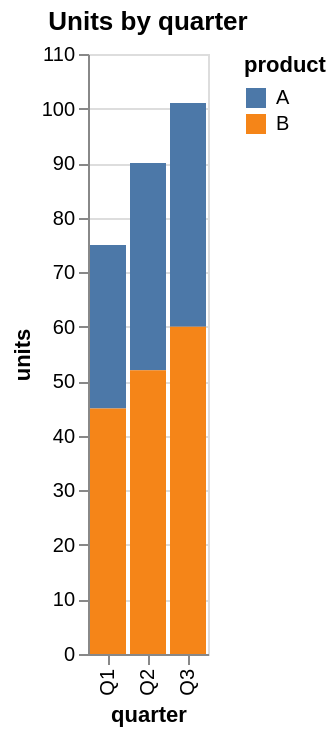

The Vega-Lite source for this figure:
### Vega-Lite specification from a JSON file in a GitHub repository (floating-point values rounded to 4 significant figures)
{"$schema": "https://vega.github.io/schema/vega-lite/v5.json", "title": "Units by quarter", "mark": "bar", "encoding": {"x": {"field": "quarter", "type": "nominal"}, "y": {"field": "units", "type": "quantitative"}, "color": {"field": "product", "type": "nominal"}}, "data": {"values": [{"quarter": "Q1", "units": 30, "product": "A"}, {"quarter": "Q1", "units": 45, "product": "B"}, {"quarter": "Q2", "units": 38, "product": "A"}, {"quarter": "Q2", "units": 52, "product": "B"}, {"quarter": "Q3", "units": 41, "product": "A"}, {"quarter": "Q3", "units": 60, "product": "B"}]}}
